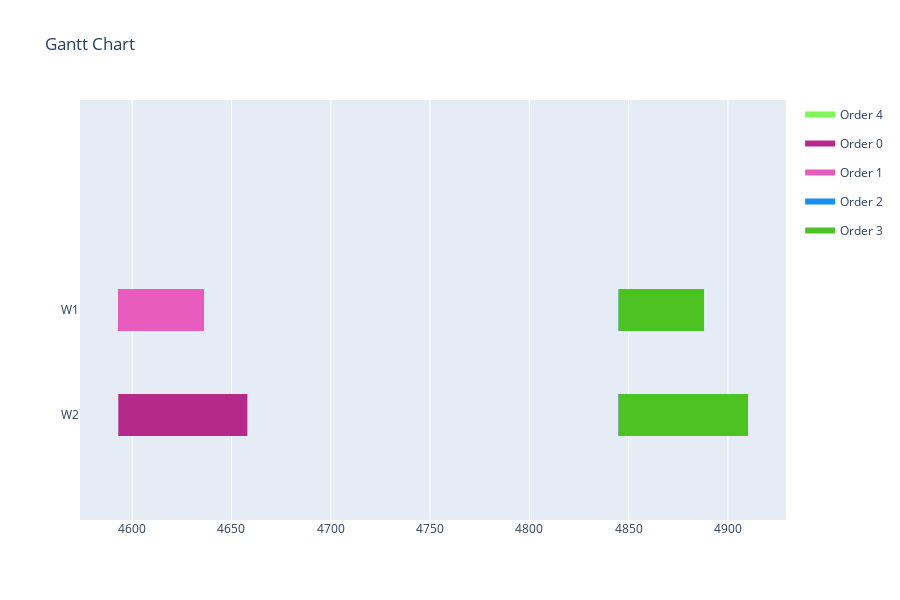

Here is the notebook cell this chart was saved with:
### Code cell
solution = calculate_start_time(solution) #NOTE: something wrong with calculate start time
data = []
for i in range(0, len(solution), 2):
    data.append([solution[i], operations[int(i/2)], solution[i+1], duration_lookup_table[operations[int(i/2)]][solution[i]]])
visualize(data)

### Figure 1 — Plotly figure (JSON) as saved in the notebook; plotly's stock layout.template omitted (floating-point values rounded to 4 significant figures)
{"data": [{"fill": "toself", "fillcolor": "rgb(128, 245, 86)", "hoverinfo": "name", "legendgroup": "rgb(128, 245, 86)", "mode": "none", "name": "Order 4", "type": "scatter", "x": [4845, 4888, 4888, 4845, 4845, 4845, 4910, 4910, 4845], "y": [0.8, 0.8, 1.2, 1.2, null, -0.2, -0.2, 0.2, 0.2]}, {"fill": "toself", "fillcolor": "rgb(180, 41, 138)", "hoverinfo": "name", "legendgroup": "rgb(180, 41, 138)", "mode": "none", "name": "Order 0", "type": "scatter", "x": [4593, 4636, 4636, 4593, 4593, 4593, 4658, 4658, 4593], "y": [0.8, 0.8, 1.2, 1.2, null, -0.2, -0.2, 0.2, 0.2]}, {"fill": "toself", "fillcolor": "rgb(231, 92, 189)", "hoverinfo": "name", "legendgroup": "rgb(231, 92, 189)", "mode": "none", "name": "Order 1", "type": "scatter", "x": [4593, 4636, 4636, 4593, 4593, 4845, 4910, 4910, 4845], "y": [0.8, 0.8, 1.2, 1.2, null, -0.2, -0.2, 0.2, 0.2]}, {"fill": "toself", "fillcolor": "rgb(26, 143, 240)", "hoverinfo": "name", "legendgroup": "rgb(26, 143, 240)", "mode": "none", "name": "Order 2", "type": "scatter", "x": [4845, 4888, 4888, 4845, 4845, 4845, 4910, 4910, 4845], "y": [0.8, 0.8, 1.2, 1.2, null, -0.2, -0.2, 0.2, 0.2]}, {"fill": "toself", "fillcolor": "rgb(77, 194, 35)", "hoverinfo": "name", "legendgroup": "rgb(77, 194, 35)", "mode": "none", "name": "Order 3", "type": "scatter", "x": [4845, 4888, 4888, 4845, 4845, 4845, 4910, 4910, 4845], "y": [0.8, 0.8, 1.2, 1.2, null, -0.2, -0.2, 0.2, 0.2]}, {"legendgroup": "rgb(128, 245, 86)", "marker": {"color": "rgb(128, 245, 86)", "opacity": 0, "size": 1}, "mode": "markers", "name": "", "showlegend": false, "text": [null, null, null, null], "type": "scatter", "x": [4845, 4888, 4845, 4910], "y": [1, 1, 0, 0]}, {"legendgroup": "rgb(180, 41, 138)", "marker": {"color": "rgb(180, 41, 138)", "opacity": 0, "size": 1}, "mode": "markers", "name": "", "showlegend": false, "text": [null, null, null, null], "type": "scatter", "x": [4593, 4636, 4593, 4658], "y": [1, 1, 0, 0]}, {"legendgroup": "rgb(231, 92, 189)", "marker": {"color": "rgb(231, 92, 189)", "opacity": 0, "size": 1}, "mode": "markers", "name": "", "showlegend": false, "text": [null, null, null, null], "type": "scatter", "x": [4593, 4636, 4845, 4910], "y": [1, 1, 0, 0]}, {"legendgroup": "rgb(26, 143, 240)", "marker": {"color": "rgb(26, 143, 240)", "opacity": 0, "size": 1}, "mode": "markers", "name": "", "showlegend": false, "text": [null, null, null, null], "type": "scatter", "x": [4845, 4888, 4845, 4910], "y": [1, 1, 0, 0]}, {"legendgroup": "rgb(77, 194, 35)", "marker": {"color": "rgb(77, 194, 35)", "opacity": 0, "size": 1}, "mode": "markers", "name": "", "showlegend": false, "text": [null, null, null, null], "type": "scatter", "x": [4845, 4888, 4845, 4910], "y": [1, 1, 0, 0]}], "layout": {"height": 600, "hovermode": "closest", "showlegend": true, "title": {"text": "Gantt Chart"}, "xaxis": {"rangeselector": {"buttons": [{"count": 7, "label": "1w", "step": "day", "stepmode": "backward"}, {"count": 1, "label": "1m", "step": "month", "stepmode": "backward"}, {"count": 6, "label": "6m", "step": "month", "stepmode": "backward"}, {"count": 1, "label": "YTD", "step": "year", "stepmode": "todate"}, {"count": 1, "label": "1y", "step": "year", "stepmode": "backward"}, {"step": "all"}]}, "showgrid": true, "type": "linear", "zeroline": false}, "yaxis": {"autorange": false, "range": [-1, 3], "showgrid": false, "ticktext": ["W2", "W1"], "tickvals": [0, 1], "zeroline": false}}}
